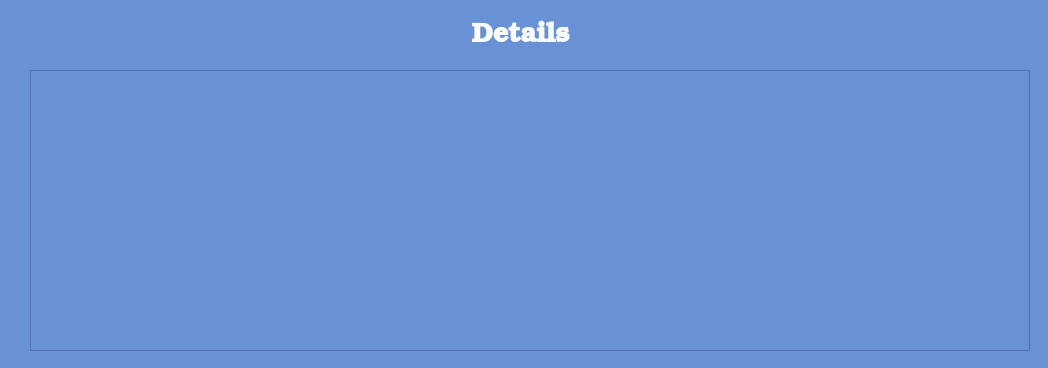
<?xml version="1.0" encoding="UTF-8"?>
<ui version="4.0">
 <class>description</class>
 <widget class="QDialog" name="description">
  <property name="geometry">
   <rect>
    <x>0</x>
    <y>0</y>
    <width>1048</width>
    <height>368</height>
   </rect>
  </property>
  <property name="windowTitle">
   <string>Dialog</string>
  </property>
  <property name="styleSheet">
   <string notr="true">background-color: #6892d5;
color: #f8fcfb;</string>
  </property>
  <widget class="QTableWidget" name="tableWidget">
   <property name="geometry">
    <rect>
     <x>30</x>
     <y>70</y>
     <width>1000</width>
     <height>281</height>
    </rect>
   </property>
  </widget>
  <widget class="QLabel" name="label">
   <property name="geometry">
    <rect>
     <x>470</x>
     <y>20</y>
     <width>101</width>
     <height>31</height>
    </rect>
   </property>
   <property name="font">
    <font>
     <family>URW Bookman</family>
     <pointsize>20</pointsize>
     <bold>true</bold>
    </font>
   </property>
   <property name="styleSheet">
    <string notr="true">color: #f8fcfb;</string>
   </property>
   <property name="text">
    <string>Details</string>
   </property>
   <property name="alignment">
    <set>Qt::AlignCenter</set>
   </property>
  </widget>
 </widget>
 <resources/>
 <connections/>
</ui>
